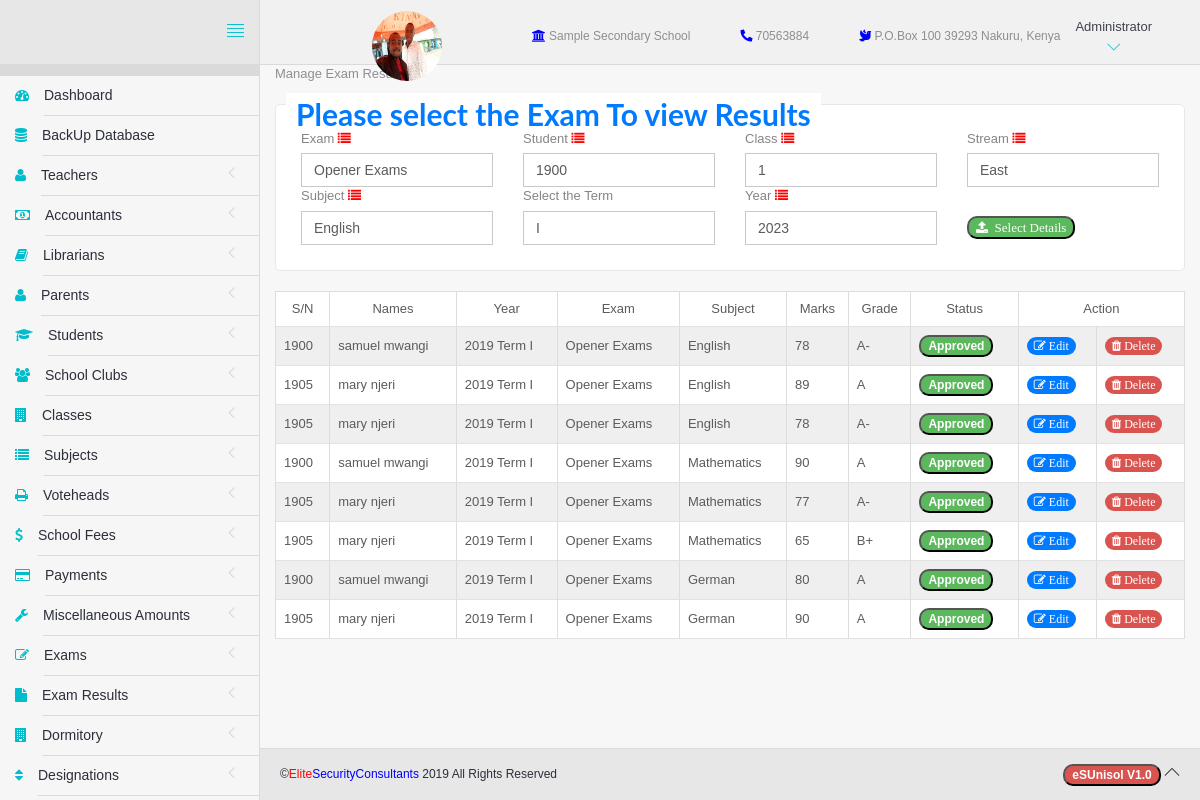
/manageResults.php (signed in), run on the app's committed database.
### tables this page shows
CREATE TABLE `settings` (
  `id` int(11) NOT NULL,
  `sName` varchar(100) NOT NULL,
  `Image` varchar(100) NOT NULL DEFAULT '0',
  `Phone` int(15) NOT NULL,
  `pBox` int(11) NOT NULL,
  `pCode` int(11) NOT NULL,
  `pCity` varchar(25) NOT NULL,
  `bName` varchar(30) NOT NULL DEFAULT '-',
  `aNumber` varchar(20) NOT NULL DEFAULT '-',
  `sReceipt` varchar(20) NOT NULL,
  `dWatermark` int(11) NOT NULL DEFAULT '0'
);

CREATE TABLE `examresults` (
  `id` int(11) NOT NULL,
  `exam` varchar(20) NOT NULL,
  `term` varchar(1) NOT NULL,
  `Class` int(11) NOT NULL,
  `Stream` varchar(10) NOT NULL,
  `Year` varchar(4) NOT NULL,
  `studentReg` varchar(7) NOT NULL,
  `subject` varchar(20) NOT NULL,
  `marks` int(11) NOT NULL,
  `status` int(11) NOT NULL
);

CREATE TABLE `student` (
  `id` int(11) NOT NULL,
  `names` varchar(60) NOT NULL,
  `parent` varchar(50) NOT NULL,
  `class` varchar(15) NOT NULL,
  `stream` varchar(10) NOT NULL,
  `regNo` varchar(10) NOT NULL,
  `Birthday` varchar(10) NOT NULL,
  `Year` varchar(5) NOT NULL,
  `gender` varchar(6) NOT NULL,
  `dorm` varchar(15) NOT NULL,
  `photo` varchar(15) NOT NULL,
  `fees` int(11) NOT NULL,
  `balance` int(11) NOT NULL,
  `status` int(11) NOT NULL
);

CREATE TABLE `subject` (
  `id` int(11) NOT NULL,
  `subjectName` varchar(40) NOT NULL,
  `subjectCode` int(4) NOT NULL,
  `subjectAbbr` varchar(10) NOT NULL,
  `subCategory` varchar(20) NOT NULL,
  `status` int(1) NOT NULL DEFAULT '0'
);

CREATE TABLE `grades` (
  `id` int(11) NOT NULL,
  `subCat` varchar(20) NOT NULL,
  `Min` int(11) NOT NULL,
  `Max` int(11) NOT NULL,
  `Notation` varchar(2) NOT NULL,
  `status` int(11) NOT NULL
);

### Database.php (called while the page is built, shortened)
<?php
class Database{
  private $host=DB_HOST;
  private $user=DB_USER;
  private $password=DB_PASSWORD;
  private $database=DB_NAME;
  private $connection;
  private $stmt;
  public function __construct(){
    $dsn='mysql:host=' .$this->host . ';dbname=' . $this->database;
    $options=array(
      PDO::ATTR_PERSISTENT => true,
      PDO::ATTR_ERRMODE =>PDO::ERRMODE_EXCEPTION
    );
    try{
      $this->connection=new PDO($dsn, $this->user, $this->password,$options);
    }catch(PDOException $e){
      $this->error=$e->getMessage().PHP_EOL;
    }
  }
  public function query($sql){
    $this->stmt= $this->connection->prepare($sql);
  }
  public function execute(){
    return $this->stmt->execute();
  }
  public function resultSet(){
    $this->execute();
    return $this->stmt->fetchAll(PDO::FETCH_OBJ);
  }
  public function rowCount(){
    return $this->stmt->rowCount();
  }
  public function fetchColumn(){
    return $this->stmt->fetchColumn();
  }
  public function bind($param,$value,$type=null){
    if(is_null($type)){
      switch(true){
        case is_int($value):
          $type=PDO::PARAM_INT;
          break;
        default:
          $type=PDO::PARAM_STR;
      }
    }
  $this->stmt->bindValue($param,$value,$type);
}
public function getName($reg){
 $this->query("SELECT names FROM student WHERE regNo=:regNo");
 $this->bind(':regNo',$reg);
 $this->execute();
 return $this->fetchColumn();
}
public function getGrade($category,$marks){
  if($marks=="--"){
    return "--";
  }else{
    $this->query("SELECT Notation FROM grades WHERE Min<=:Max AND Max>=:min AND subCat=:category");
    $this->bind(':min',$marks);
    $this->bind(':Max',$marks+1);
    $this->bind(':category',$category);
    $this->execute();
    $status=$this->fetchColumn();
    return $status;
  }
}
public function displayTable($table){
  $this->query("SELECT * FROM ".$table." ORDER BY id ASC");
  $results=$this->resultSet();
  return $results;
}
function getCategory($subject){
  $this->query("SELECT subcategory FROM subject WHERE subjectName=:subject");
  $this->bind(':subject',$subject);
  $this->execute();
  $name=$this->fetchColumn();
  return $name;
}
public function displayApproved($table){
  $this->query("SELECT * FROM ".$table." WHERE status=:STAT");
  $this->bind(':STAT',1);
  $results=$this->resultSet();
  return $results;
}
}

### manageResults.php (the view, shortened to what this page needs)
<?php
require_once('Database.php');
if(isset($_SESSION['role'])){
	include('head.php');
?>
	<body>
		<div id="app">
<?php
if($_SESSION['role']=="Administrator"){
	include('include/sidebar.php');
}else if($_SESSION['role']=="teacher"){
	include('include/tsidebar.php');
}else if($_SESSION['role']=="Accountant"){
	include('include/asidebar.php');
}else{
	echo "";
}
?>
			<div class="app-content">
						<?php include('include/header.php');?>
				<div class="main-content" >
					<div class="wrap-content container" id="container">
            Manage Exam Results
						<form method="POST" action="manageresults.php">
							<fieldset>
								<legend style="font-size:30px;"><strong>Please select the Exam To view Results</strong></legend>
								<div class="row">
									<div class="col-sm-3">
										<label for="Subject" class="label-control">Exam</label>&nbsp;<i class="fa fa-list" style="color:red"></i>
										<select name="exam" class="form-control">
											<?php $database=new Database();
											$results=$database->displayApproved('examinations');
											foreach ($results as $key) {
											?>
											<option><?php echo $key->examTitle;?></option>
										<?php }
										?>
										</select>
									</div>
									<div class="col-sm-3">
										<label for="Subject" class="label-control">Student</label>&nbsp;<i class="fa fa-list" style="color:red"></i>
										<select name="student" class="form-control">
											<?php $database=new Database();
											$results=$database->displayApproved('student');
											foreach ($results as $key) {
											?>
											<option><?php echo $key->regNo;?></option>
										<?php }?>
										</select>
									</div>
									<div class="col-sm-3">
										<label for="Subject" class="label-control">Class</label>&nbsp;<i class="fa fa-list" style="color:red"></i>
										<select name="class" class="form-control">
											<?php $database=new Database();
											$results=$database->displayApproved('classes');
											foreach ($results as $key) {
											?>
											<option><?php echo $key->form;?></option>
										<?php }?>
										</select>
									</div>
									<div class="col-sm-3">
										<label for="Subject" class="label-control">Stream</label>&nbsp;<i class="fa fa-list" style="color:red"></i>
										<select name="stream" class="form-control">
											<?php $database=new Database();
											$results=$database->displayApproved('stream');
											foreach ($results as $key) {
											?>
											<option><?php echo $key->streamName;?></option>
										<?php }?>
										</select>
									</div>
									<div class="col-sm-3">
										<label for="Subject" class="label-control">Subject</label>&nbsp;<i class="fa fa-list" style="color:red"></i>
										<select name="subject" class="form-control">
											<?php $database=new Database();
											$results=$database->displayApproved('subject');
											foreach ($results as $key) {
											?>
											<option><?php echo $key->subjectName;?></option>
										<?php }?>
										</select>
									</div>
									<div class="col-sm-3">
										<label for="term" class="label-control">Select the Term</label>
										<select name="term" class="form-control">
											<option><?php echo " I";?></option>
										</select>
									</div>
									<div class="col-sm-3">
										<label for="Subject" class="label-control">Year</label>&nbsp;<i class="fa fa-list" style="color:red"></i>
										<select name="year" class="form-control">
											<option><?php echo "2023"?></option>
										</select>
									</div>
									<div class="col-sm-3">
										<br>
										<button class="badge badge-success fa fa-upload" style="margin-top:10px;" name="sub">&nbsp;&nbsp;Select Details</button>
									</div>
								</div>
							</fieldset>
						</form>
            <div class="table table-responsive">
    					<table class="table table-striped table-codensed table-hover table-bordered">
    						<thead class="text-center">
    							<tr>
										<td>S/N</td>
										<td>Names</td>
    								<td>Year</td>
    								<td>Exam</td>
    								<td>Subject</td>
    								<td>Marks</td>
										<td>Grade</td>
    								<td>Status</td>
    								<td colspan="3">Action</td>
    							</tr>
    						</thead>
    						<tbody>
								<tr>
									<?php
									$database=new Database();
									if($_SESSION['exam']=="" || $_SESSION['student']=="" || $_SESSION['class']=="" || $_SESSION['stream']==""){
										$database->query("SELECT * FROM examresults ORDER BY id ASC");
									}
								  $results=$database->resultSet();
									if($database->rowCount()==0){
										echo "<div class='alert alert-danger'id='alert'>
											<strong>No record Found!!</strong>
										</div>";
										unset($_SESSION['exam']);
										unset($_SESSION['student']);
										unset($_SESSION['class']);
										unset($_SESSION['stream']);
									}else{
									foreach ($results as $key) {
									?>
											<td><?php echo $key->studentReg;?></td>
											<td><?php
											$db=new Database();
											$names=$db->getName($key->studentReg);
											echo $names;
											?></td>
											<td><?php echo $key->Year." Term ".$key->term?></td>
											<td><?php echo $key->exam;?></td>
											<td><?php echo $key->subject;?></td>
											<td><?php
											if($key->marks==0){
												echo "--";
											}else{
												echo $key->marks;
											}
											?></td>
											<?php
											$category=$db->getCategory($key->subject);
											$Grade=$db->getGrade($category,$key->marks);
											if($key->marks==0){
												echo "<td>--</td>";
											}else{
												echo "<td>".$Grade."</td>";
											}?>
										<td><?php
										if($key->status==1){
											echo "<button class='badge badge-danger'>Cancelled</button>";
										}else{
												echo "<button class='badge badge-success'>Approved</button>";
										}
										?></td>
										<td><?php 	echo "<a href='editResults.php?Edit={$key->id}' class='badge badge-primary'><i class='fa fa-edit'>&nbsp;Edit</i></a>";?></td>
										<td><?php 	echo "<a href='manageResults.php?Delete={$key->id}' class='badge badge-danger'><i class='fa fa-trash'>&nbsp;Delete</i></a>";?></td>
										</tr>
								<?php }}?>
    						 </tbody>
    					 </table>
    				</div>
					</div>
				</div>
			</div>
	<?php include('include/footer.php');?>
		</div>
	</body>
</html>
<?php }else{
	header("location: index.php");
}

### include/header.php (shortened to what this page needs)
<!DOCTYPE html>
<head>
</head>
<header class="navbar navbar-default navbar-static-top" style="font-size:12px">
					<div class="navbar-header">
						<a href="#" class="sidebar-toggler pull-right visible-md visible-lg" data-toggle-class="app-sidebar-closed" data-toggle-target="#app">
							<i class="ti-align-justify"></i>
						</a>
					</div>
					<div class="navbar-collapse collapse">
						<ul class="nav navbar-right">
							<?php
							$database=new Database();
							$results=$database->displayTable('settings');
							foreach ($results as $key) {
							?><li>
				     	<h6 style="color:red;line-height:50px;padding-right:90px"><img src="<?php echo "assets/images/".$key->Image;?>" width="70px" height="70px" style="border-radius:35px;float:left"></h6>
							</li>
							<li>
									<span style="line-height:70px;padding-left:00px;"><i class="fa fa-university" style="color:blue"></i>&nbsp;<?php echo $key->sName;?></span>
							</li>
							<li>
									<span style="line-height:70px;padding-left:50px;"><i class="fas fa-phone-alt" style="color:blue"></i>&nbsp;<?php echo $key->Phone;?></span>
							</li>
							<li>
									<span style="line-height:70px;padding-left:50px;"><i class="fas fa-dove" style="color:blue"></i>&nbsp;<?php echo "P.O.Box ".$key->pBox." ".$key->pCode." ".$key->pCity.", Kenya";?></span>
							</li>
								<?php } ?>
							<li class="dropdown current-user" style="padding-left:0px;line-height:70px">
								<a href class="dropdown-toggle" data-toggle="dropdown">
									<?php
									echo $_SESSION['role'];?>
									<i class="ti-angle-down"></i></i></span>
								</a>
							</li>
						</ul>
					</div>
				</header>

### assets/css/themes/theme-4.css (style rules this page uses)
body { background: -o-linear-gradient(blue,red) }
header .navbar-header { background: #E7E7E7 !important; border-right-color: #DADADA !important; border-bottom-color: #DADADA !important; }
header .navbar-header .sidebar-toggler, header .navbar-header .sidebar-mobile-toggler { color: #00BDCC !important; }
header .navbar-collapse { background: #F1F1F1 !important; border-bottom-color: #DADADA !important; box-shadow: none !important; }
header .navbar-collapse .navbar-right > li > a { color: #2c2f3b; }
header .navbar-collapse .navbar-right > li > a i { color: #00BDCC !important; }

### data on the page
settings: Image (picture), sName "Sample Secondary School", Phone "70563884", pBox "100", pCode "39293", pCity "Nakuru"
examresults: studentReg "1900", studentReg.names "samuel mwangi", Year "2019", term "I", exam "Opener Exams", subject "English", marks "78", Grade "A-", status "Approved"
examresults: studentReg "1905", studentReg.names "mary njeri", Year "2019", term "I", exam "Opener Exams", subject "English", marks "89", Grade "A", status "Approved"
examresults: studentReg "1905", studentReg.names "mary njeri", Year "2019", term "I", exam "Opener Exams", subject "English", marks "78", Grade "A-", status "Approved"
examresults: studentReg "1900", studentReg.names "samuel mwangi", Year "2019", term "I", exam "Opener Exams", subject "Mathematics", marks "90", Grade "A", status "Approved"
examresults: studentReg "1905", studentReg.names "mary njeri", Year "2019", term "I", exam "Opener Exams", subject "Mathematics", marks "77", Grade "A-", status "Approved"
examresults: studentReg "1905", studentReg.names "mary njeri", Year "2019", term "I", exam "Opener Exams", subject "Mathematics", marks "65", Grade "B+", status "Approved"
examresults: studentReg "1900", studentReg.names "samuel mwangi", Year "2019", term "I", exam "Opener Exams", subject "German", marks "80", Grade "A", status "Approved"
examresults: studentReg "1905", studentReg.names "mary njeri", Year "2019", term "I", exam "Opener Exams", subject "German", marks "90", Grade "A", status "Approved"

### other printed values
$_SESSION['role'] "Administrator"
form field exam "Opener Exams"
form field student "1900"
form field class "1"
form field stream "East"
form field subject "English"
